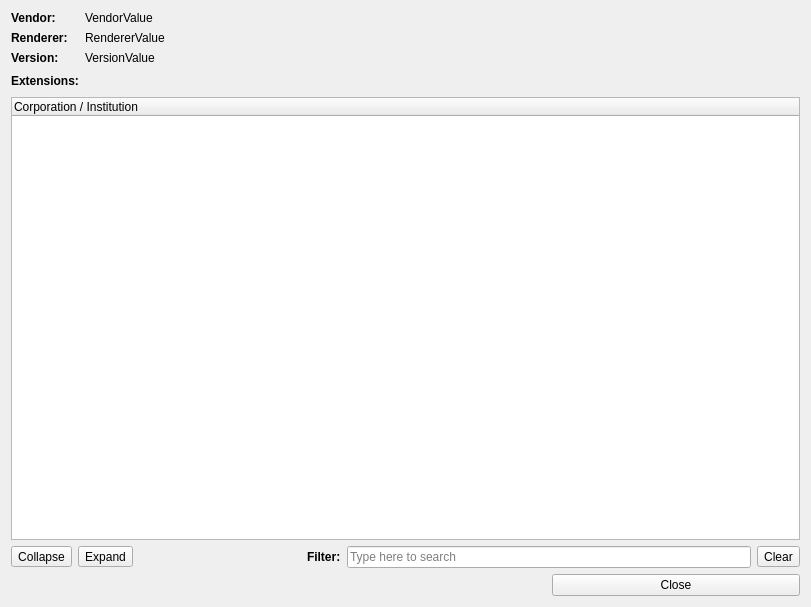
<?xml version="1.0" encoding="UTF-8"?>
<ui version="4.0">
 <class>MainWindow</class>
 <widget class="QMainWindow" name="MainWindow">
  <property name="geometry">
   <rect>
    <x>0</x>
    <y>0</y>
    <width>811</width>
    <height>607</height>
   </rect>
  </property>
  <property name="windowTitle">
   <string>glXtension</string>
  </property>
  <widget class="QWidget" name="centralWidget">
   <layout class="QGridLayout" name="gridLayout_2">
    <item row="0" column="0" colspan="7">
     <layout class="QGridLayout" name="gridLayout">
      <item row="0" column="0">
       <widget class="QLabel" name="vendorLabel">
        <property name="text">
         <string>&lt;html&gt;&lt;head/&gt;&lt;body&gt;&lt;p&gt;&lt;span style=&quot; font-weight:600;&quot;&gt;Vendor:&lt;/span&gt;&lt;/p&gt;&lt;/body&gt;&lt;/html&gt;</string>
        </property>
       </widget>
      </item>
      <item row="0" column="1">
       <widget class="QLabel" name="vendorValue">
        <property name="text">
         <string>VendorValue</string>
        </property>
       </widget>
      </item>
      <item row="0" column="2" rowspan="4">
       <layout class="QHBoxLayout" name="horizontalLayout_2">
        <item>
         <widget class="QFrame" name="glWidget">
          <property name="sizePolicy">
           <sizepolicy hsizetype="Fixed" vsizetype="Fixed">
            <horstretch>0</horstretch>
            <verstretch>0</verstretch>
           </sizepolicy>
          </property>
          <property name="minimumSize">
           <size>
            <width>0</width>
            <height>0</height>
           </size>
          </property>
          <property name="baseSize">
           <size>
            <width>0</width>
            <height>0</height>
           </size>
          </property>
          <layout class="QVBoxLayout" name="_2">
           <property name="spacing">
            <number>0</number>
           </property>
           <property name="margin">
            <number>0</number>
           </property>
          </layout>
         </widget>
        </item>
        <item>
         <widget class="QLabel" name="glLogoLabel">
          <property name="text">
           <string/>
          </property>
          <property name="pixmap">
           <pixmap resource="../resources.qrc">:/opengl/opengl-logo</pixmap>
          </property>
         </widget>
        </item>
       </layout>
      </item>
      <item row="1" column="0">
       <widget class="QLabel" name="rendererLabel">
        <property name="text">
         <string>&lt;html&gt;&lt;head/&gt;&lt;body&gt;&lt;p&gt;&lt;span style=&quot; font-weight:600;&quot;&gt;Renderer:&lt;/span&gt;&lt;/p&gt;&lt;/body&gt;&lt;/html&gt;</string>
        </property>
       </widget>
      </item>
      <item row="1" column="1">
       <widget class="QLabel" name="rendererValue">
        <property name="text">
         <string>RendererValue</string>
        </property>
       </widget>
      </item>
      <item row="2" column="0">
       <widget class="QLabel" name="versionLabel">
        <property name="text">
         <string>&lt;html&gt;&lt;head/&gt;&lt;body&gt;&lt;p&gt;&lt;span style=&quot; font-weight:600;&quot;&gt;Version:&lt;/span&gt;&lt;/p&gt;&lt;/body&gt;&lt;/html&gt;</string>
        </property>
       </widget>
      </item>
      <item row="2" column="1">
       <widget class="QLabel" name="versionValue">
        <property name="text">
         <string>VersionValue</string>
        </property>
       </widget>
      </item>
      <item row="3" column="0">
       <widget class="QLabel" name="extensionsLabel">
        <property name="text">
         <string>&lt;html&gt;&lt;head/&gt;&lt;body&gt;&lt;p&gt;&lt;span style=&quot; font-weight:600;&quot;&gt;Extensions:&lt;/span&gt;&lt;/p&gt;&lt;/body&gt;&lt;/html&gt;</string>
        </property>
       </widget>
      </item>
      <item row="3" column="1">
       <spacer name="horizontalSpacer">
        <property name="orientation">
         <enum>Qt::Horizontal</enum>
        </property>
        <property name="sizeHint" stdset="0">
         <size>
          <width>40</width>
          <height>20</height>
         </size>
        </property>
       </spacer>
      </item>
     </layout>
    </item>
    <item row="1" column="0" colspan="7">
     <widget class="QTreeWidget" name="extensionsTree">
      <column>
       <property name="text">
        <string>Corporation / Institution</string>
       </property>
      </column>
     </widget>
    </item>
    <item row="2" column="0">
     <widget class="QToolButton" name="collapseButton">
      <property name="toolTip">
       <string>Collapse all corporations</string>
      </property>
      <property name="text">
       <string>Collapse</string>
      </property>
     </widget>
    </item>
    <item row="2" column="1">
     <widget class="QToolButton" name="expandButton">
      <property name="toolTip">
       <string>Expand all corporations</string>
      </property>
      <property name="text">
       <string>Expand</string>
      </property>
     </widget>
    </item>
    <item row="2" column="2">
     <spacer name="horizontalSpacer_3">
      <property name="orientation">
       <enum>Qt::Horizontal</enum>
      </property>
      <property name="sizeHint" stdset="0">
       <size>
        <width>162</width>
        <height>20</height>
       </size>
      </property>
     </spacer>
    </item>
    <item row="2" column="3">
     <widget class="QLabel" name="label_5">
      <property name="text">
       <string>&lt;html&gt;&lt;head/&gt;&lt;body&gt;&lt;p&gt;&lt;span style=&quot; font-weight:600;&quot;&gt;Filter:&lt;/span&gt;&lt;/p&gt;&lt;/body&gt;&lt;/html&gt;</string>
      </property>
      <property name="buddy">
       <cstring>filterText</cstring>
      </property>
     </widget>
    </item>
    <item row="2" column="4" colspan="2">
     <widget class="QLineEdit" name="filterText">
      <property name="sizePolicy">
       <sizepolicy hsizetype="Expanding" vsizetype="Fixed">
        <horstretch>1</horstretch>
        <verstretch>0</verstretch>
       </sizepolicy>
      </property>
      <property name="text">
       <string/>
      </property>
      <property name="frame">
       <bool>true</bool>
      </property>
      <property name="placeholderText">
       <string>Type here to search</string>
      </property>
     </widget>
    </item>
    <item row="2" column="6">
     <widget class="QToolButton" name="clearFilterButton">
      <property name="text">
       <string>Clear</string>
      </property>
     </widget>
    </item>
    <item row="3" column="0" colspan="5">
     <spacer name="horizontalSpacer_2">
      <property name="orientation">
       <enum>Qt::Horizontal</enum>
      </property>
      <property name="sizeHint" stdset="0">
       <size>
        <width>546</width>
        <height>20</height>
       </size>
      </property>
     </spacer>
    </item>
    <item row="3" column="5" colspan="2">
     <widget class="QPushButton" name="closeButton">
      <property name="sizePolicy">
       <sizepolicy hsizetype="MinimumExpanding" vsizetype="Fixed">
        <horstretch>0</horstretch>
        <verstretch>0</verstretch>
       </sizepolicy>
      </property>
      <property name="text">
       <string>Close</string>
      </property>
     </widget>
    </item>
   </layout>
   <zorder>extensionsTree</zorder>
   <zorder>splitter</zorder>
   <zorder>splitter_2</zorder>
   <zorder></zorder>
   <zorder>horizontalSpacer_2</zorder>
   <zorder>glLogoLabel</zorder>
   <zorder>horizontalSpacer_3</zorder>
  </widget>
 </widget>
 <layoutdefault spacing="6" margin="11"/>
 <tabstops>
  <tabstop>filterText</tabstop>
  <tabstop>collapseButton</tabstop>
  <tabstop>expandButton</tabstop>
  <tabstop>extensionsTree</tabstop>
  <tabstop>clearFilterButton</tabstop>
  <tabstop>closeButton</tabstop>
 </tabstops>
 <resources>
  <include location="../resources.qrc"/>
 </resources>
 <connections>
  <connection>
   <sender>collapseButton</sender>
   <signal>clicked()</signal>
   <receiver>extensionsTree</receiver>
   <slot>collapseAll()</slot>
   <hints>
    <hint type="sourcelabel">
     <x>29</x>
     <y>387</y>
    </hint>
    <hint type="destinationlabel">
     <x>24</x>
     <y>331</y>
    </hint>
   </hints>
  </connection>
  <connection>
   <sender>expandButton</sender>
   <signal>clicked()</signal>
   <receiver>extensionsTree</receiver>
   <slot>expandAll()</slot>
   <hints>
    <hint type="sourcelabel">
     <x>60</x>
     <y>391</y>
    </hint>
    <hint type="destinationlabel">
     <x>56</x>
     <y>331</y>
    </hint>
   </hints>
  </connection>
  <connection>
   <sender>clearFilterButton</sender>
   <signal>clicked()</signal>
   <receiver>filterText</receiver>
   <slot>clear()</slot>
   <hints>
    <hint type="sourcelabel">
     <x>384</x>
     <y>384</y>
    </hint>
    <hint type="destinationlabel">
     <x>340</x>
     <y>387</y>
    </hint>
   </hints>
  </connection>
  <connection>
   <sender>closeButton</sender>
   <signal>clicked()</signal>
   <receiver>MainWindow</receiver>
   <slot>close()</slot>
   <hints>
    <hint type="sourcelabel">
     <x>240</x>
     <y>421</y>
    </hint>
    <hint type="destinationlabel">
     <x>275</x>
     <y>119</y>
    </hint>
   </hints>
  </connection>
  <connection>
   <sender>filterText</sender>
   <signal>textChanged(QString)</signal>
   <receiver>extensionsTree</receiver>
   <slot>clear()</slot>
   <hints>
    <hint type="sourcelabel">
     <x>281</x>
     <y>384</y>
    </hint>
    <hint type="destinationlabel">
     <x>275</x>
     <y>346</y>
    </hint>
   </hints>
  </connection>
 </connections>
</ui>
